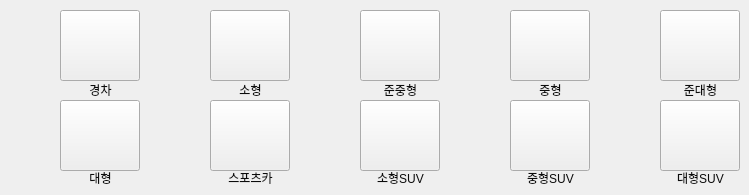
          <widget class="QWidget" name="page_9">
           <widget class="QLabel" name="label_25">
            <property name="geometry">
             <rect>
              <x>70</x>
              <y>80</y>
              <width>61</width>
              <height>20</height>
             </rect>
            </property>
            <property name="styleSheet">
             <string notr="true">color: rgb(12, 12, 12);
border:0px;</string>
            </property>
            <property name="text">
             <string>경차</string>
            </property>
            <property name="alignment">
             <set>Qt::AlignCenter</set>
            </property>
           </widget>
           <widget class="QPushButton" name="BtnCar1">
            <property name="geometry">
             <rect>
              <x>60</x>
              <y>10</y>
              <width>80</width>
              <height>71</height>
             </rect>
            </property>
            <property name="styleSheet">
             <string notr="true">color: rgb(0, 0, 0);
border-image: url(:/resources/A.png);
</string>
            </property>
            <property name="text">
             <string/>
            </property>
            <property name="icon">
             <iconset>
              <normaloff>resources/경차.png</normaloff>resources/경차.png</iconset>
            </property>
            <property name="iconSize">
             <size>
              <width>70</width>
              <height>70</height>
             </size>
            </property>
            <property name="checkable">
             <bool>false</bool>
            </property>
           </widget>
           <widget class="QLabel" name="label_26">
            <property name="geometry">
             <rect>
              <x>220</x>
              <y>80</y>
              <width>61</width>
              <height>20</height>
             </rect>
            </property>
            <property name="styleSheet">
             <string notr="true">color: rgb(12, 12, 12);border:0px;</string>
            </property>
            <property name="text">
             <string>소형</string>
            </property>
            <property name="alignment">
             <set>Qt::AlignCenter</set>
            </property>
           </widget>
           <widget class="QPushButton" name="BtnCar2">
            <property name="geometry">
             <rect>
              <x>210</x>
              <y>10</y>
              <width>80</width>
              <height>71</height>
             </rect>
            </property>
            <property name="styleSheet">
             <string notr="true">color: rgb(0, 0, 0);
border-image: url(:/resources/B.png);</string>
            </property>
            <property name="text">
             <string/>
            </property>
            <property name="icon">
             <iconset>
              <normaloff>resources/소형.png</normaloff>resources/소형.png</iconset>
            </property>
            <property name="iconSize">
             <size>
              <width>70</width>
              <height>70</height>
             </size>
            </property>
            <property name="checkable">
             <bool>false</bool>
            </property>
           </widget>
           <widget class="QPushButton" name="BtnCar3">
            <property name="geometry">
             <rect>
              <x>360</x>
              <y>10</y>
              <width>80</width>
              <height>71</height>
             </rect>
            </property>
            <property name="styleSheet">
             <string notr="true">color: rgb(0, 0, 0);
border-image: url(:/resources/C.png);</string>
            </property>
            <property name="text">
             <string/>
            </property>
            <property name="icon">
             <iconset>
              <normaloff>resources/준중형.png</normaloff>resources/준중형.png</iconset>
            </property>
            <property name="iconSize">
             <size>
              <width>70</width>
              <height>70</height>
             </size>
            </property>
            <property name="checkable">
             <bool>false</bool>
            </property>
           </widget>
           <widget class="QLabel" name="label_27">
            <property name="geometry">
             <rect>
              <x>370</x>
              <y>80</y>
              <width>61</width>
              <height>20</height>
             </rect>
            </property>
            <property name="styleSheet">
             <string notr="true">color: rgb(12, 12, 12);border:0px;</string>
            </property>
            <property name="text">
             <string>준중형</string>
            </property>
            <property name="alignment">
             <set>Qt::AlignCenter</set>
            </property>
           </widget>
           <widget class="QPushButton" name="BtnCar4">
            <property name="geometry">
             <rect>
              <x>510</x>
              <y>10</y>
              <width>80</width>
              <height>71</height>
             </rect>
            </property>
            <property name="styleSheet">
             <string notr="true">color: rgb(0, 0, 0);
border-image: url(:/resources/D.png);
</string>
            </property>
            <property name="text">
             <string/>
            </property>
            <property name="icon">
             <iconset>
              <normaloff>resources/중형.png</normaloff>resources/중형.png</iconset>
            </property>
            <property name="iconSize">
             <size>
              <width>70</width>
              <height>70</height>
             </size>
            </property>
            <property name="checkable">
             <bool>false</bool>
            </property>
           </widget>
           <widget class="QLabel" name="label_28">
            <property name="geometry">
             <rect>
              <x>520</x>
              <y>80</y>
              <width>61</width>
              <height>20</height>
             </rect>
            </property>
            <property name="styleSheet">
             <string notr="true">color: rgb(12, 12, 12);border:0px;</string>
            </property>
            <property name="text">
             <string>중형</string>
            </property>
            <property name="alignment">
             <set>Qt::AlignCenter</set>
            </property>
           </widget>
           <widget class="QPushButton" name="BtnCar5">
            <property name="geometry">
             <rect>
              <x>660</x>
              <y>10</y>
              <width>80</width>
              <height>71</height>
             </rect>
            </property>
            <property name="styleSheet">
             <string notr="true">color: rgb(0, 0, 0);
border-image: url(:/resources/E.png);</string>
            </property>
            <property name="text">
             <string/>
            </property>
            <property name="icon">
             <iconset>
              <normaloff>resources/준대형.png</normaloff>resources/준대형.png</iconset>
            </property>
            <property name="iconSize">
             <size>
              <width>70</width>
              <height>70</height>
             </size>
            </property>
            <property name="checkable">
             <bool>false</bool>
            </property>
           </widget>
           <widget class="QLabel" name="label_29">
            <property name="geometry">
             <rect>
              <x>670</x>
              <y>80</y>
              <width>61</width>
              <height>20</height>
             </rect>
            </property>
            <property name="styleSheet">
             <string notr="true">color: rgb(12, 12, 12);border:0px;</string>
            </property>
            <property name="text">
             <string>준대형</string>
            </property>
            <property name="alignment">
             <set>Qt::AlignCenter</set>
            </property>
           </widget>
           <widget class="QPushButton" name="BtnCar10">
            <property name="geometry">
             <rect>
              <x>660</x>
              <y>100</y>
              <width>80</width>
              <height>71</height>
             </rect>
            </property>
            <property name="styleSheet">
             <string notr="true">color: rgb(0, 0, 0);
border-image: url(:/resources/J.png);</string>
            </property>
            <property name="text">
             <string/>
            </property>
            <property name="icon">
             <iconset>
              <normaloff>resources/대형SUV.png</normaloff>resources/대형SUV.png</iconset>
            </property>
            <property name="iconSize">
             <size>
              <width>70</width>
              <height>70</height>
             </size>
            </property>
            <property name="checkable">
             <bool>false</bool>
            </property>
           </widget>
           <widget class="QPushButton" name="BtnCar8">
            <property name="geometry">
             <rect>
              <x>360</x>
              <y>100</y>
              <width>80</width>
              <height>71</height>
             </rect>
            </property>
            <property name="styleSheet">
             <string notr="true">color: rgb(0, 0, 0);
border-image: url(:/resources/H.png);</string>
            </property>
            <property name="text">
             <string/>
            </property>
            <property name="icon">
             <iconset>
              <normaloff>resources/소형SUV.png</normaloff>resources/소형SUV.png</iconset>
            </property>
            <property name="iconSize">
             <size>
              <width>70</width>
              <height>70</height>
             </size>
            </property>
            <property name="checkable">
             <bool>false</bool>
            </property>
           </widget>
           <widget class="QLabel" name="label_30">
            <property name="geometry">
             <rect>
              <x>520</x>
              <y>170</y>
              <width>61</width>
              <height>16</height>
             </rect>
            </property>
            <property name="styleSheet">
             <string notr="true">color: rgb(12, 12, 12);border:0px;</string>
            </property>
            <property name="text">
             <string>중형SUV</string>
            </property>
            <property name="alignment">
             <set>Qt::AlignCenter</set>
            </property>
           </widget>
           <widget class="QPushButton" name="BtnCar9">
            <property name="geometry">
             <rect>
              <x>510</x>
              <y>100</y>
              <width>80</width>
              <height>71</height>
             </rect>
            </property>
            <property name="styleSheet">
             <string notr="true">color: rgb(0, 0, 0);
border-image: url(:/resources/I.png);</string>
            </property>
            <property name="text">
             <string/>
            </property>
            <property name="icon">
             <iconset>
              <normaloff>resources/중형SUV.png</normaloff>resources/중형SUV.png</iconset>
            </property>
            <property name="iconSize">
             <size>
              <width>70</width>
              <height>70</height>
             </size>
            </property>
            <property name="checkable">
             <bool>false</bool>
            </property>
           </widget>
           <widget class="QPushButton" name="BtnCar7">
            <property name="geometry">
             <rect>
              <x>210</x>
              <y>100</y>
              <width>80</width>
              <height>71</height>
             </rect>
            </property>
            <property name="styleSheet">
             <string notr="true">color: rgb(0, 0, 0);
border-image: url(:/resources/G.png);</string>
            </property>
            <property name="text">
             <string/>
            </property>
            <property name="icon">
             <iconset>
              <normaloff>resources/스포츠카.png</normaloff>resources/스포츠카.png</iconset>
            </property>
            <property name="iconSize">
             <size>
              <width>70</width>
              <height>70</height>
             </size>
            </property>
            <property name="checkable">
             <bool>false</bool>
            </property>
           </widget>
           <widget class="QPushButton" name="BtnCar6">
            <property name="geometry">
             <rect>
              <x>60</x>
              <y>100</y>
              <width>80</width>
              <height>71</height>
             </rect>
            </property>
            <property name="styleSheet">
             <string notr="true">color: rgb(0, 0, 0);
border-image: url(:/resources/F.png);</string>
            </property>
            <property name="text">
             <string/>
            </property>
            <property name="icon">
             <iconset>
              <normaloff>resources/대형.png</normaloff>resources/대형.png</iconset>
            </property>
            <property name="iconSize">
             <size>
              <width>70</width>
              <height>70</height>
             </size>
            </property>
            <property name="checkable">
             <bool>false</bool>
            </property>
           </widget>
           <widget class="QLabel" name="label_31">
            <property name="geometry">
             <rect>
              <x>220</x>
              <y>170</y>
              <width>61</width>
              <height>16</height>
             </rect>
            </property>
            <property name="styleSheet">
             <string notr="true">color: rgb(12, 12, 12);border:0px;</string>
            </property>
            <property name="text">
             <string>스포츠카</string>
            </property>
            <property name="alignment">
             <set>Qt::AlignCenter</set>
            </property>
           </widget>
           <widget class="QLabel" name="label_32">
            <property name="geometry">
             <rect>
              <x>670</x>
              <y>170</y>
              <width>61</width>
              <height>16</height>
             </rect>
            </property>
            <property name="styleSheet">
             <string notr="true">color: rgb(12, 12, 12);border:0px;</string>
            </property>
            <property name="text">
             <string>대형SUV</string>
            </property>
            <property name="alignment">
             <set>Qt::AlignCenter</set>
            </property>
           </widget>
           <widget class="QLabel" name="label_33">
            <property name="geometry">
             <rect>
              <x>370</x>
              <y>170</y>
              <width>61</width>
              <height>16</height>
             </rect>
            </property>
            <property name="styleSheet">
             <string notr="true">color: rgb(12, 12, 12);border:0px;</string>
            </property>
            <property name="text">
             <string>소형SUV</string>
            </property>
            <property name="alignment">
             <set>Qt::AlignCenter</set>
            </property>
           </widget>
           <widget class="QLabel" name="label_34">
            <property name="geometry">
             <rect>
              <x>70</x>
              <y>170</y>
              <width>61</width>
              <height>16</height>
             </rect>
            </property>
            <property name="styleSheet">
             <string notr="true">color: rgb(12, 12, 12);border:0px;</string>
            </property>
            <property name="text">
             <string>대형</string>
            </property>
            <property name="alignment">
             <set>Qt::AlignCenter</set>
            </property>
           </widget>
          </widget>
